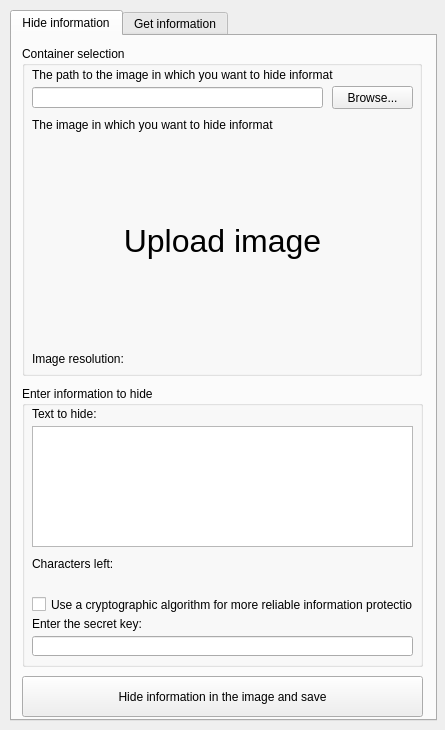
<?xml version="1.0" encoding="UTF-8"?>
<ui version="4.0">
 <class>MainWindow</class>
 <widget class="QMainWindow" name="MainWindow">
  <property name="geometry">
   <rect>
    <x>0</x>
    <y>0</y>
    <width>445</width>
    <height>730</height>
   </rect>
  </property>
  <property name="minimumSize">
   <size>
    <width>445</width>
    <height>730</height>
   </size>
  </property>
  <property name="maximumSize">
   <size>
    <width>445</width>
    <height>730</height>
   </size>
  </property>
  <property name="windowTitle">
   <string>InfoHider</string>
  </property>
  <property name="windowIcon">
   <iconset>
    <normaloff>Resource/icon.ico</normaloff>Resource/icon.ico</iconset>
  </property>
  <widget class="QWidget" name="centralwidget">
   <widget class="QTabWidget" name="tabWidget">
    <property name="geometry">
     <rect>
      <x>10</x>
      <y>10</y>
      <width>427</width>
      <height>711</height>
     </rect>
    </property>
    <property name="currentIndex">
     <number>0</number>
    </property>
    <widget class="QWidget" name="tab">
     <attribute name="title">
      <string>Hide information</string>
     </attribute>
     <widget class="QGroupBox" name="gbSelectionContainer">
      <property name="geometry">
       <rect>
        <x>10</x>
        <y>10</y>
        <width>400</width>
        <height>330</height>
       </rect>
      </property>
      <property name="title">
       <string>Container selection</string>
      </property>
      <widget class="QLabel" name="lblImgContainer">
       <property name="geometry">
        <rect>
         <x>10</x>
         <y>91</y>
         <width>381</width>
         <height>207</height>
        </rect>
       </property>
       <property name="font">
        <font>
         <pointsize>24</pointsize>
        </font>
       </property>
       <property name="text">
        <string>Upload image</string>
       </property>
       <property name="alignment">
        <set>Qt::AlignCenter</set>
       </property>
      </widget>
      <widget class="QLabel" name="lblPathToContainer">
       <property name="geometry">
        <rect>
         <x>10</x>
         <y>21</y>
         <width>301</width>
         <height>16</height>
        </rect>
       </property>
       <property name="text">
        <string>The path to the image in which you want to hide information:</string>
       </property>
      </widget>
      <widget class="QLabel" name="lblContainer">
       <property name="geometry">
        <rect>
         <x>10</x>
         <y>71</y>
         <width>241</width>
         <height>16</height>
        </rect>
       </property>
       <property name="text">
        <string>The image in which you want to hide information:</string>
       </property>
      </widget>
      <widget class="QPushButton" name="pbUploadImage">
       <property name="geometry">
        <rect>
         <x>310</x>
         <y>40</y>
         <width>81</width>
         <height>23</height>
        </rect>
       </property>
       <property name="text">
        <string>Browse...</string>
       </property>
      </widget>
      <widget class="QLineEdit" name="lePathToContainer">
       <property name="geometry">
        <rect>
         <x>10</x>
         <y>41</y>
         <width>291</width>
         <height>21</height>
        </rect>
       </property>
       <property name="readOnly">
        <bool>true</bool>
       </property>
      </widget>
      <widget class="QLabel" name="lblImgResolution">
       <property name="geometry">
        <rect>
         <x>10</x>
         <y>305</y>
         <width>141</width>
         <height>16</height>
        </rect>
       </property>
       <property name="sizeIncrement">
        <size>
         <width>100</width>
         <height>0</height>
        </size>
       </property>
       <property name="text">
        <string>Image resolution:</string>
       </property>
       <property name="scaledContents">
        <bool>false</bool>
       </property>
      </widget>
     </widget>
     <widget class="QGroupBox" name="gbInfoToHide">
      <property name="geometry">
       <rect>
        <x>10</x>
        <y>350</y>
        <width>401</width>
        <height>281</height>
       </rect>
      </property>
      <property name="title">
       <string>Enter information to hide</string>
      </property>
      <widget class="QLabel" name="lblTextToHide">
       <property name="geometry">
        <rect>
         <x>10</x>
         <y>20</y>
         <width>71</width>
         <height>16</height>
        </rect>
       </property>
       <property name="text">
        <string>Text to hide:</string>
       </property>
      </widget>
      <widget class="QLabel" name="lblCharLeft">
       <property name="geometry">
        <rect>
         <x>10</x>
         <y>170</y>
         <width>151</width>
         <height>16</height>
        </rect>
       </property>
       <property name="text">
        <string>Characters left:</string>
       </property>
      </widget>
      <widget class="QTextEdit" name="teTextToHide">
       <property name="geometry">
        <rect>
         <x>10</x>
         <y>40</y>
         <width>381</width>
         <height>121</height>
        </rect>
       </property>
       <property name="readOnly">
        <bool>true</bool>
       </property>
      </widget>
      <widget class="QLabel" name="lblSecretKey">
       <property name="geometry">
        <rect>
         <x>10</x>
         <y>230</y>
         <width>111</width>
         <height>16</height>
        </rect>
       </property>
       <property name="text">
        <string>Enter the secret key:</string>
       </property>
      </widget>
      <widget class="QLineEdit" name="leSecretKey">
       <property name="geometry">
        <rect>
         <x>10</x>
         <y>250</y>
         <width>381</width>
         <height>20</height>
        </rect>
       </property>
      </widget>
      <widget class="QCheckBox" name="cbUseCryptography">
       <property name="geometry">
        <rect>
         <x>10</x>
         <y>210</y>
         <width>381</width>
         <height>17</height>
        </rect>
       </property>
       <property name="text">
        <string>Use a cryptographic algorithm for more reliable information protection</string>
       </property>
      </widget>
     </widget>
     <widget class="QPushButton" name="pbHideInfo">
      <property name="geometry">
       <rect>
        <x>10</x>
        <y>640</y>
        <width>401</width>
        <height>41</height>
       </rect>
      </property>
      <property name="text">
       <string>Hide information in the image and save</string>
      </property>
     </widget>
    </widget>
    <widget class="QWidget" name="tab_2">
     <attribute name="title">
      <string>Get information</string>
     </attribute>
     <widget class="QGroupBox" name="gbSelectionContainerWithData">
      <property name="geometry">
       <rect>
        <x>10</x>
        <y>10</y>
        <width>400</width>
        <height>330</height>
       </rect>
      </property>
      <property name="title">
       <string>Container selection</string>
      </property>
      <widget class="QLabel" name="lblImgContainerWithData">
       <property name="geometry">
        <rect>
         <x>10</x>
         <y>91</y>
         <width>381</width>
         <height>207</height>
        </rect>
       </property>
       <property name="font">
        <font>
         <pointsize>24</pointsize>
        </font>
       </property>
       <property name="text">
        <string>Upload image</string>
       </property>
       <property name="alignment">
        <set>Qt::AlignCenter</set>
       </property>
      </widget>
      <widget class="QLabel" name="lblPathToContainerWithData">
       <property name="geometry">
        <rect>
         <x>10</x>
         <y>21</y>
         <width>301</width>
         <height>16</height>
        </rect>
       </property>
       <property name="text">
        <string>The path to the image whose information you want to extract:</string>
       </property>
      </widget>
      <widget class="QLabel" name="lblContainerWithData">
       <property name="geometry">
        <rect>
         <x>10</x>
         <y>71</y>
         <width>241</width>
         <height>16</height>
        </rect>
       </property>
       <property name="text">
        <string>The image you want to extract information from:</string>
       </property>
      </widget>
      <widget class="QPushButton" name="pbUploadImageWithData">
       <property name="geometry">
        <rect>
         <x>310</x>
         <y>40</y>
         <width>81</width>
         <height>23</height>
        </rect>
       </property>
       <property name="text">
        <string>Browse...</string>
       </property>
      </widget>
      <widget class="QLineEdit" name="lePathToContainerWithData">
       <property name="geometry">
        <rect>
         <x>10</x>
         <y>41</y>
         <width>291</width>
         <height>21</height>
        </rect>
       </property>
       <property name="readOnly">
        <bool>true</bool>
       </property>
      </widget>
      <widget class="QLabel" name="lblImgResolutionWithData">
       <property name="geometry">
        <rect>
         <x>10</x>
         <y>305</y>
         <width>141</width>
         <height>16</height>
        </rect>
       </property>
       <property name="sizeIncrement">
        <size>
         <width>100</width>
         <height>0</height>
        </size>
       </property>
       <property name="text">
        <string>Image resolution:</string>
       </property>
       <property name="scaledContents">
        <bool>false</bool>
       </property>
      </widget>
     </widget>
     <widget class="QGroupBox" name="gbExtractedData">
      <property name="geometry">
       <rect>
        <x>10</x>
        <y>350</y>
        <width>401</width>
        <height>281</height>
       </rect>
      </property>
      <property name="title">
       <string>Extracted from the image information:</string>
      </property>
      <widget class="QTextEdit" name="teExtractedData">
       <property name="geometry">
        <rect>
         <x>10</x>
         <y>90</y>
         <width>381</width>
         <height>181</height>
        </rect>
       </property>
       <property name="readOnly">
        <bool>true</bool>
       </property>
      </widget>
      <widget class="QCheckBox" name="cbUseCryptoToDecrypt">
       <property name="geometry">
        <rect>
         <x>10</x>
         <y>20</y>
         <width>281</width>
         <height>17</height>
        </rect>
       </property>
       <property name="text">
        <string>Use a cryptographic algorithm to decrypt information</string>
       </property>
      </widget>
      <widget class="QLabel" name="lblSecretKeyToDecrypt">
       <property name="geometry">
        <rect>
         <x>10</x>
         <y>40</y>
         <width>111</width>
         <height>16</height>
        </rect>
       </property>
       <property name="text">
        <string>Enter the secret key:</string>
       </property>
      </widget>
      <widget class="QLineEdit" name="leSecretKeyToDecrypt">
       <property name="geometry">
        <rect>
         <x>10</x>
         <y>60</y>
         <width>381</width>
         <height>20</height>
        </rect>
       </property>
      </widget>
     </widget>
     <widget class="QPushButton" name="pbExtractData">
      <property name="geometry">
       <rect>
        <x>10</x>
        <y>640</y>
        <width>401</width>
        <height>41</height>
       </rect>
      </property>
      <property name="text">
       <string>Extract data from image</string>
      </property>
     </widget>
    </widget>
   </widget>
  </widget>
 </widget>
 <resources/>
 <connections/>
</ui>
